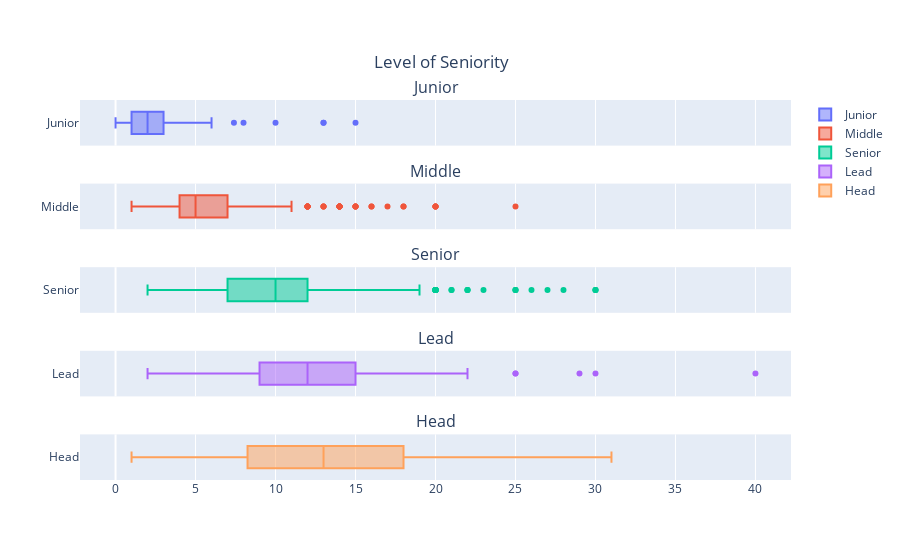

Source (notebook cell):
### Code cell
exp_fig = make_subplots(rows= 5, cols= 1, shared_xaxes= True, subplot_titles= ['Junior', 'Middle', 'Senior', 'Lead', 'Head'])                      
exp_fig.add_trace(go.Box(x = df[df['seniority_level'] == 'Junior']['exp'], name= 'Junior'), row= 1, col= 1)
exp_fig.add_trace(go.Box(x = df[df['seniority_level'] == 'Middle']['exp'], name= 'Middle'), row= 2, col= 1)
exp_fig.add_trace(go.Box(x = df[df['seniority_level'] == 'Senior']['exp'], name= 'Senior'), row= 3, col= 1)
exp_fig.add_trace(go.Box(x = df[df['seniority_level'] == 'Lead']['exp'], name= 'Lead'), row= 4, col= 1)
exp_fig.add_trace(go.Box(x = df[df['seniority_level'] == 'Head']['exp'], name= 'Head'), row= 5, col= 1)
exp_fig.update_layout({'title': {'text': 'Level of Seniority', 'x': 0.49, 'y': 0.9}})
exp_fig.show()

### Figure 1 — Plotly figure (JSON) as saved in the notebook; plotly's stock layout.template omitted (floating-point values rounded to 4 significant figures; data arrays with more than 128 entries replaced by an {"elided": "..."} marker saying what was removed)
{"data": [{"name": "Junior", "type": "box", "x": [4, 2, 3, 5.5, 8, 0.8, 1.5, 1, 1, 4, 2, 4, 3, 4, 2, 3, 3, 2, 2, 4, 7.4, 1, 2, 1, 3, 3, 3, 1, 1, 0, 6, 1, 1, 0, 1, 2, 3, 2, 1, 1, 13, 2, 1, 2, 1, 2, 1, 1, 4, 1, 1, 2, 13, 2, 2, 3, 0, 2, 2, 0, 1, 2, 5, 1, 2, 1, 2, 1, 1, 3, 2, 15, 0, 2, 2.5, 1, 2, 4, 3, 2, 1, 0.8, 0, 5, 2.1, 3.5, 10], "xaxis": "x", "yaxis": "y"}, {"name": "Middle", "type": "box", "x": {"elided": "372 float values"}, "xaxis": "x2", "yaxis": "y2"}, {"name": "Senior", "type": "box", "x": {"elided": "575 float values"}, "xaxis": "x3", "yaxis": "y3"}, {"name": "Lead", "type": "box", "x": {"elided": "171 float values"}, "xaxis": "x4", "yaxis": "y4"}, {"name": "Head", "type": "box", "x": [10, 23, 7, 12, 14, 13, 18, 11, 15, 24, 7, 20, 15, 15, 18, 8, 13, 9, 20, 15, 25, 10, 15, 1, 12, 9, 15, 5, 13, 14, 7, 6, 22, 6, 6, 31, 4, 13, 17, 27, 3, 15, 7, 20, 20, 10, 18], "xaxis": "x5", "yaxis": "y5"}], "layout": {"annotations": [{"font": {"size": 16}, "showarrow": false, "text": "Junior", "x": 0.5, "xanchor": "center", "xref": "paper", "y": 1, "yanchor": "bottom", "yref": "paper"}, {"font": {"size": 16}, "showarrow": false, "text": "Middle", "x": 0.5, "xanchor": "center", "xref": "paper", "y": 0.78, "yanchor": "bottom", "yref": "paper"}, {"font": {"size": 16}, "showarrow": false, "text": "Senior", "x": 0.5, "xanchor": "center", "xref": "paper", "y": 0.56, "yanchor": "bottom", "yref": "paper"}, {"font": {"size": 16}, "showarrow": false, "text": "Lead", "x": 0.5, "xanchor": "center", "xref": "paper", "y": 0.34, "yanchor": "bottom", "yref": "paper"}, {"font": {"size": 16}, "showarrow": false, "text": "Head", "x": 0.5, "xanchor": "center", "xref": "paper", "y": 0.12, "yanchor": "bottom", "yref": "paper"}], "title": {"text": "Level of Seniority", "x": 0.49, "y": 0.9}, "xaxis": {"anchor": "y", "domain": [0, 1], "matches": "x5", "showticklabels": false}, "xaxis2": {"anchor": "y2", "domain": [0, 1], "matches": "x5", "showticklabels": false}, "xaxis3": {"anchor": "y3", "domain": [0, 1], "matches": "x5", "showticklabels": false}, "xaxis4": {"anchor": "y4", "domain": [0, 1], "matches": "x5", "showticklabels": false}, "xaxis5": {"anchor": "y5", "domain": [0, 1]}, "yaxis": {"anchor": "x", "domain": [0.88, 1]}, "yaxis2": {"anchor": "x2", "domain": [0.66, 0.78]}, "yaxis3": {"anchor": "x3", "domain": [0.44, 0.56]}, "yaxis4": {"anchor": "x4", "domain": [0.22, 0.34]}, "yaxis5": {"anchor": "x5", "domain": [0, 0.12]}}}
